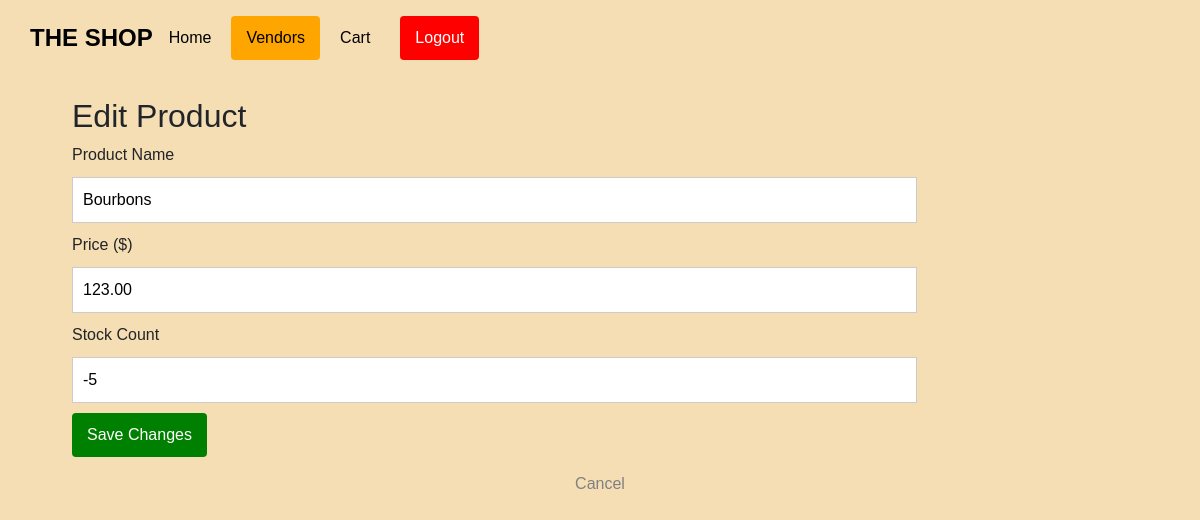
Screenshot of /product/edit/1/ (signed in) with the database file from the repository.
### ecommerce/models.py (models this page shows)
class Product(models.Model):
    store = models.ForeignKey(Store, on_delete=models.CASCADE)
    name = models.CharField(max_length=200)
    price = models.DecimalField(max_digits=10, decimal_places=2)
    stock = models.IntegerField(default=1)

### ecommerce/views.py (the view)
@login_required
def change_products(request, product_id):
    product = Product.objects.get(id=product_id, store__vendor=request.user)
    if request.method == "POST":
        product.name = request.POST.get("name")
        product.price = request.POST.get("price")
        product.stock = request.POST.get("stock")
        product.save()
        return redirect("store_detail", store_id=product.store.id)
    return render(request, "ecommerce/edit_product.html", {"product": product})

### ecommerce/templates/ecommerce/edit_product.html (shortened to what this page needs)
{% extends 'ecommerce/base.html' %}
{% block content %}
<div class="auth-wrapper">
    <h2>Edit Product</h2>
    <form method="post">
        <label>Product Name</label>
        <input type="text" name="name" value="{{ product.name }}" required>
        <label>Price ($)</label>
        <input type="number" step="0.01" name="price" value="{{ product.price }}" required>
        <label>Stock Count</label>
        <input type="number" name="stock" value="{{ product.stock }}" required>
        <button type="submit" class="btn btn-primary">Save Changes</button>
        <div style="margin-top: 15px; text-align: center;">
            <a href="{% url 'store_detail' product.store.id %}" style="color: gray; text-decoration: none;">Cancel</a>
        </div>
    </form>
</div>
{% endblock %}

### ecommerce/static/ecommerce/styles.css (style rules this page uses)
body { background-color: wheat; font-family: Arial, sans-serif; margin: 0; padding: 0; }
input, select { display: block; width: 80%; margin: 10px 0; padding: 10px; border: 1px solid #ccc; box-sizing: border-box; }
.btn { padding: 10px 15px; border: none; border-radius: 4px; cursor: pointer; }
.btn-primary { background-color: green; color: white; }

### rows the page displays
Product: name "Bourbons", price "123.00", stock "-5"
